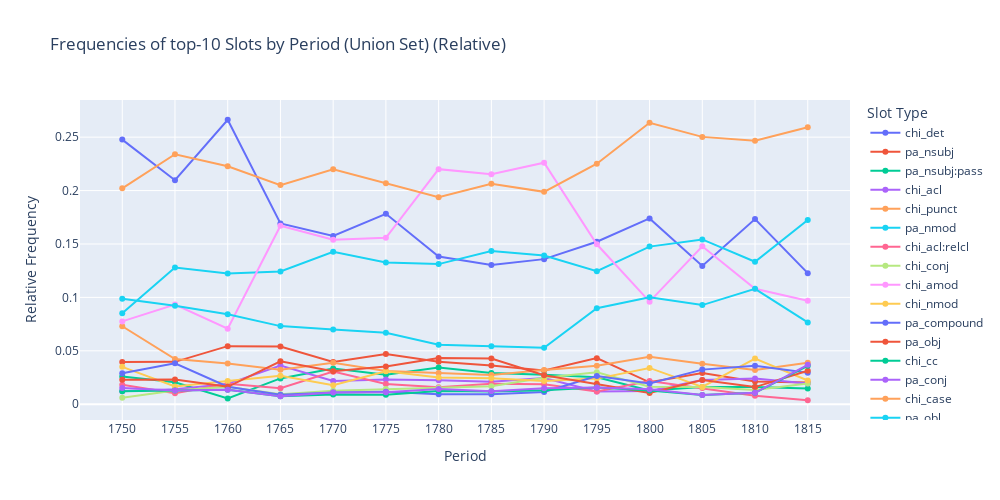

Write notebook code for a chart like this one.
### Code cell
from SynFlow.SCD import plot_freq_top_union_slots_by_period
slot_json_path = "/home/volt/bach/SynFlow/output/air-N-1750-1819/Explorer/air_N_spaths.json"

plot_freq_top_union_slots_by_period(
    json_path=slot_json_path,
    top_n=10,
    normalized=False,
    relative=True,
    token_counts=token_counts,
)

### Figure 1 — Plotly figure (JSON) as saved in the notebook; plotly's stock layout.template omitted (floating-point values rounded to 4 significant figures)
{"data": [{"hovertemplate": "Slot Type=chi_det<br>Period=%{x}<br>Frequency=%{y}<extra></extra>", "legendgroup": "chi_det", "line": {"color": "#636efa", "dash": "solid"}, "marker": {"symbol": "circle"}, "mode": "lines+markers", "name": "chi_det", "orientation": "v", "showlegend": true, "type": "scatter", "x": ["1750", "1755", "1760", "1765", "1770", "1775", "1780", "1785", "1790", "1795", "1800", "1805", "1810", "1815"], "xaxis": "x", "y": [0.2477, 0.2097, 0.2663, 0.1693, 0.1574, 0.1783, 0.1383, 0.1304, 0.1358, 0.1521, 0.1739, 0.1294, 0.1733, 0.1227], "yaxis": "y"}, {"hovertemplate": "Slot Type=pa_nsubj<br>Period=%{x}<br>Frequency=%{y}<extra></extra>", "legendgroup": "pa_nsubj", "line": {"color": "#EF553B", "dash": "solid"}, "marker": {"symbol": "circle"}, "mode": "lines+markers", "name": "pa_nsubj", "orientation": "v", "showlegend": true, "type": "scatter", "x": ["1750", "1755", "1760", "1765", "1770", "1775", "1780", "1785", "1790", "1795", "1800", "1805", "1810", "1815"], "xaxis": "x", "y": [0.03951, 0.03964, 0.05435, 0.05394, 0.03947, 0.04704, 0.03984, 0.03632, 0.0316, 0.04311, 0.02049, 0.02913, 0.02133, 0.0203], "yaxis": "y"}, {"hovertemplate": "Slot Type=pa_nsubj:pass<br>Period=%{x}<br>Frequency=%{y}<extra></extra>", "legendgroup": "pa_nsubj:pass", "line": {"color": "#00cc96", "dash": "solid"}, "marker": {"symbol": "circle"}, "mode": "lines+markers", "name": "pa_nsubj:pass", "orientation": "v", "showlegend": true, "type": "scatter", "x": ["1750", "1755", "1760", "1765", "1770", "1775", "1780", "1785", "1790", "1795", "1800", "1805", "1810", "1815"], "xaxis": "x", "y": [0.02584, 0.02046, 0.005435, 0.02413, 0.03347, 0.02747, 0.03436, 0.02922, 0.02757, 0.02515, 0.01288, 0.01618, 0.016, 0.01476], "yaxis": "y"}, {"hovertemplate": "Slot Type=chi_acl<br>Period=%{x}<br>Frequency=%{y}<extra></extra>", "legendgroup": "chi_acl", "line": {"color": "#ab63fa", "dash": "solid"}, "marker": {"symbol": "circle"}, "mode": "lines+markers", "name": "chi_acl", "orientation": "v", "showlegend": true, "type": "scatter", "x": ["1750", "1755", "1760", "1765", "1770", "1775", "1780", "1785", "1790", "1795", "1800", "1805", "1810", "1815"], "xaxis": "x", "y": [0.01216, 0.01407, 0.01902, 0.0362, 0.0217, 0.02312, 0.02248, 0.021, 0.02443, 0.01198, 0.0123, 0.02265, 0.024, 0.01937], "yaxis": "y"}, {"hovertemplate": "Slot Type=chi_punct<br>Period=%{x}<br>Frequency=%{y}<extra></extra>", "legendgroup": "chi_punct", "line": {"color": "#FFA15A", "dash": "solid"}, "marker": {"symbol": "circle"}, "mode": "lines+markers", "name": "chi_punct", "orientation": "v", "showlegend": true, "type": "scatter", "x": ["1750", "1755", "1760", "1765", "1770", "1775", "1780", "1785", "1790", "1795", "1800", "1805", "1810", "1815"], "xaxis": "x", "y": [0.07295, 0.0422, 0.03804, 0.03229, 0.03878, 0.03103, 0.02912, 0.02738, 0.03205, 0.03593, 0.0445, 0.03776, 0.032, 0.03875], "yaxis": "y"}, {"hovertemplate": "Slot Type=pa_nmod<br>Period=%{x}<br>Frequency=%{y}<extra></extra>", "legendgroup": "pa_nmod", "line": {"color": "#19d3f3", "dash": "solid"}, "marker": {"symbol": "circle"}, "mode": "lines+markers", "name": "pa_nmod", "orientation": "v", "showlegend": true, "type": "scatter", "x": ["1750", "1755", "1760", "1765", "1770", "1775", "1780", "1785", "1790", "1795", "1800", "1805", "1810", "1815"], "xaxis": "x", "y": [0.08511, 0.1279, 0.1223, 0.1242, 0.1427, 0.1326, 0.1312, 0.1434, 0.1392, 0.1246, 0.1475, 0.1543, 0.1333, 0.1725], "yaxis": "y"}, {"hovertemplate": "Slot Type=chi_acl:relcl<br>Period=%{x}<br>Frequency=%{y}<extra></extra>", "legendgroup": "chi_acl:relcl", "line": {"color": "#FF6692", "dash": "solid"}, "marker": {"symbol": "circle"}, "mode": "lines+markers", "name": "chi_acl:relcl", "orientation": "v", "showlegend": true, "type": "scatter", "x": ["1750", "1755", "1760", "1765", "1770", "1775", "1780", "1785", "1790", "1795", "1800", "1805", "1810", "1815"], "xaxis": "x", "y": [0.01824, 0.01023, 0.01902, 0.0149, 0.03047, 0.01897, 0.01596, 0.01915, 0.0186, 0.01198, 0.02166, 0.0151, 0.008, 0.00369], "yaxis": "y"}, {"hovertemplate": "Slot Type=chi_conj<br>Period=%{x}<br>Frequency=%{y}<extra></extra>", "legendgroup": "chi_conj", "line": {"color": "#B6E880", "dash": "solid"}, "marker": {"symbol": "circle"}, "mode": "lines+markers", "name": "chi_conj", "orientation": "v", "showlegend": true, "type": "scatter", "x": ["1750", "1755", "1760", "1765", "1770", "1775", "1780", "1785", "1790", "1795", "1800", "1805", "1810", "1815"], "xaxis": "x", "y": [0.006079, 0.01279, 0.0163, 0.009226, 0.0127, 0.01423, 0.01538, 0.01688, 0.02465, 0.02994, 0.01639, 0.01618, 0.01333, 0.01937], "yaxis": "y"}, {"hovertemplate": "Slot Type=chi_amod<br>Period=%{x}<br>Frequency=%{y}<extra></extra>", "legendgroup": "chi_amod", "line": {"color": "#FF97FF", "dash": "solid"}, "marker": {"symbol": "circle"}, "mode": "lines+markers", "name": "chi_amod", "orientation": "v", "showlegend": true, "type": "scatter", "x": ["1750", "1755", "1760", "1765", "1770", "1775", "1780", "1785", "1790", "1795", "1800", "1805", "1810", "1815"], "xaxis": "x", "y": [0.07751, 0.09335, 0.07065, 0.1671, 0.154, 0.1557, 0.22, 0.2152, 0.2261, 0.1497, 0.09602, 0.1478, 0.108, 0.09686], "yaxis": "y"}, {"hovertemplate": "Slot Type=chi_nmod<br>Period=%{x}<br>Frequency=%{y}<extra></extra>", "legendgroup": "chi_nmod", "line": {"color": "#FECB52", "dash": "solid"}, "marker": {"symbol": "circle"}, "mode": "lines+markers", "name": "chi_nmod", "orientation": "v", "showlegend": true, "type": "scatter", "x": ["1750", "1755", "1760", "1765", "1770", "1775", "1780", "1785", "1790", "1795", "1800", "1805", "1810", "1815"], "xaxis": "x", "y": [0.03495, 0.01662, 0.02174, 0.02661, 0.01777, 0.03083, 0.02504, 0.0244, 0.02174, 0.02395, 0.03396, 0.01618, 0.04267, 0.02214], "yaxis": "y"}, {"hovertemplate": "Slot Type=pa_compound<br>Period=%{x}<br>Frequency=%{y}<extra></extra>", "legendgroup": "pa_compound", "line": {"color": "#636efa", "dash": "solid"}, "marker": {"symbol": "circle"}, "mode": "lines+markers", "name": "pa_compound", "orientation": "v", "showlegend": true, "type": "scatter", "x": ["1750", "1755", "1760", "1765", "1770", "1775", "1780", "1785", "1790", "1795", "1800", "1805", "1810", "1815"], "xaxis": "x", "y": [0.02888, 0.03836, 0.0163, 0.008872, 0.01085, 0.01166, 0.009202, 0.009363, 0.01143, 0.02635, 0.01932, 0.03236, 0.036, 0.02952], "yaxis": "y"}, {"hovertemplate": "Slot Type=pa_obj<br>Period=%{x}<br>Frequency=%{y}<extra></extra>", "legendgroup": "pa_obj", "line": {"color": "#EF553B", "dash": "solid"}, "marker": {"symbol": "circle"}, "mode": "lines+markers", "name": "pa_obj", "orientation": "v", "showlegend": true, "type": "scatter", "x": ["1750", "1755", "1760", "1765", "1770", "1775", "1780", "1785", "1790", "1795", "1800", "1805", "1810", "1815"], "xaxis": "x", "y": [0.0228, 0.02302, 0.0163, 0.0401, 0.03093, 0.03538, 0.04321, 0.04284, 0.02712, 0.01916, 0.01054, 0.02265, 0.016, 0.03137], "yaxis": "y"}, {"hovertemplate": "Slot Type=chi_cc<br>Period=%{x}<br>Frequency=%{y}<extra></extra>", "legendgroup": "chi_cc", "line": {"color": "#00cc96", "dash": "solid"}, "marker": {"symbol": "circle"}, "mode": "lines+markers", "name": "chi_cc", "orientation": "v", "showlegend": true, "type": "scatter", "x": ["1750", "1755", "1760", "1765", "1770", "1775", "1780", "1785", "1790", "1795", "1800", "1805", "1810", "1815"], "xaxis": "x", "y": [0.01216, 0.01279, 0.01359, 0.007452, 0.009003, 0.008893, 0.01235, 0.01177, 0.013, 0.01557, 0.01288, 0.00863, 0.01067, 0.03598], "yaxis": "y"}, {"hovertemplate": "Slot Type=pa_conj<br>Period=%{x}<br>Frequency=%{y}<extra></extra>", "legendgroup": "pa_conj", "line": {"color": "#ab63fa", "dash": "solid"}, "marker": {"symbol": "circle"}, "mode": "lines+markers", "name": "pa_conj", "orientation": "v", "showlegend": true, "type": "scatter", "x": ["1750", "1755", "1760", "1765", "1770", "1775", "1780", "1785", "1790", "1795", "1800", "1805", "1810", "1815"], "xaxis": "x", "y": [0.0152, 0.01279, 0.01359, 0.007452, 0.01085, 0.01107, 0.01421, 0.01206, 0.01502, 0.01557, 0.01405, 0.00863, 0.01067, 0.0369], "yaxis": "y"}, {"hovertemplate": "Slot Type=chi_case<br>Period=%{x}<br>Frequency=%{y}<extra></extra>", "legendgroup": "chi_case", "line": {"color": "#FFA15A", "dash": "solid"}, "marker": {"symbol": "circle"}, "mode": "lines+markers", "name": "chi_case", "orientation": "v", "showlegend": true, "type": "scatter", "x": ["1750", "1755", "1760", "1765", "1770", "1775", "1780", "1785", "1790", "1795", "1800", "1805", "1810", "1815"], "xaxis": "x", "y": [0.2021, 0.234, 0.2228, 0.2051, 0.22, 0.2069, 0.1937, 0.2064, 0.1988, 0.2251, 0.2635, 0.2503, 0.2467, 0.2592], "yaxis": "y"}, {"hovertemplate": "Slot Type=pa_obl<br>Period=%{x}<br>Frequency=%{y}<extra></extra>", "legendgroup": "pa_obl", "line": {"color": "#19d3f3", "dash": "solid"}, "marker": {"symbol": "circle"}, "mode": "lines+markers", "name": "pa_obl", "orientation": "v", "showlegend": true, "type": "scatter", "x": ["1750", "1755", "1760", "1765", "1770", "1775", "1780", "1785", "1790", "1795", "1800", "1805", "1810", "1815"], "xaxis": "x", "y": [0.09878, 0.09207, 0.08424, 0.0731, 0.06994, 0.0668, 0.05568, 0.05419, 0.05289, 0.08982, 0.1001, 0.09277, 0.108, 0.07657], "yaxis": "y"}], "layout": {"height": 500, "legend": {"title": {"text": "Slot Type"}, "tracegroupgap": 0}, "title": {"text": "Frequencies of top-10 Slots by Period (Union Set) (Relative)"}, "width": 1000, "xaxis": {"anchor": "y", "domain": [0, 1], "title": {"text": "Period"}}, "yaxis": {"anchor": "x", "domain": [0, 1], "title": {"text": "Relative Frequency"}}}}
